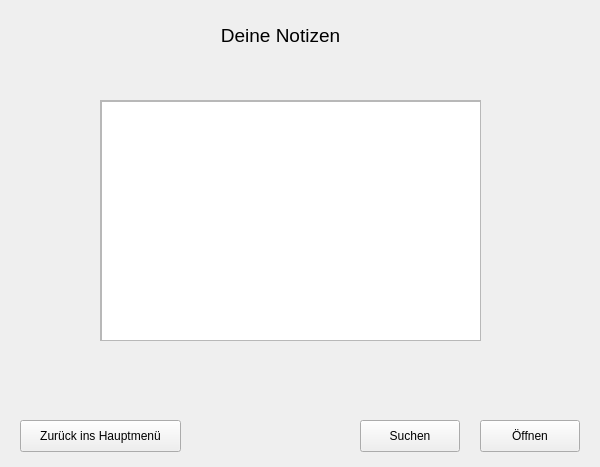
<?xml version="1.0" encoding="UTF-8"?>
<ui version="4.0">
 <class>shownote</class>
 <widget class="QWidget" name="shownote">
  <property name="geometry">
   <rect>
    <x>0</x>
    <y>0</y>
    <width>600</width>
    <height>467</height>
   </rect>
  </property>
  <property name="windowTitle">
   <string>Form</string>
  </property>
  <widget class="QLabel" name="label">
   <property name="geometry">
    <rect>
     <x>190</x>
     <y>20</y>
     <width>181</width>
     <height>31</height>
    </rect>
   </property>
   <property name="layoutDirection">
    <enum>Qt::LayoutDirection::LeftToRight</enum>
   </property>
   <property name="text">
    <string>&lt;html&gt;&lt;head/&gt;&lt;body&gt;&lt;p&gt;&lt;span style=&quot; font-size:14pt;&quot;&gt;Deine Notizen&lt;/span&gt;&lt;/p&gt;&lt;/body&gt;&lt;/html&gt;</string>
   </property>
   <property name="alignment">
    <set>Qt::AlignmentFlag::AlignCenter</set>
   </property>
  </widget>
  <widget class="QScrollArea" name="scrollArea">
   <property name="geometry">
    <rect>
     <x>100</x>
     <y>100</y>
     <width>381</width>
     <height>241</height>
    </rect>
   </property>
   <property name="widgetResizable">
    <bool>true</bool>
   </property>
   <widget class="QWidget" name="scrollAreaWidgetContents">
    <property name="geometry">
     <rect>
      <x>0</x>
      <y>0</y>
      <width>379</width>
      <height>239</height>
     </rect>
    </property>
    <widget class="QListWidget" name="listview_shownote">
     <property name="geometry">
      <rect>
       <x>0</x>
       <y>0</y>
       <width>381</width>
       <height>241</height>
      </rect>
     </property>
    </widget>
   </widget>
  </widget>
  <widget class="QPushButton" name="openButton_shownote">
   <property name="geometry">
    <rect>
     <x>480</x>
     <y>420</y>
     <width>100</width>
     <height>32</height>
    </rect>
   </property>
   <property name="text">
    <string>Öffnen</string>
   </property>
  </widget>
  <widget class="QPushButton" name="backButton_shownote">
   <property name="geometry">
    <rect>
     <x>20</x>
     <y>420</y>
     <width>161</width>
     <height>32</height>
    </rect>
   </property>
   <property name="text">
    <string>Zurück ins Hauptmenü</string>
   </property>
  </widget>
  <widget class="QPushButton" name="searchButton_shownote">
   <property name="geometry">
    <rect>
     <x>360</x>
     <y>420</y>
     <width>100</width>
     <height>32</height>
    </rect>
   </property>
   <property name="text">
    <string>Suchen</string>
   </property>
  </widget>
 </widget>
 <resources/>
 <connections/>
</ui>
